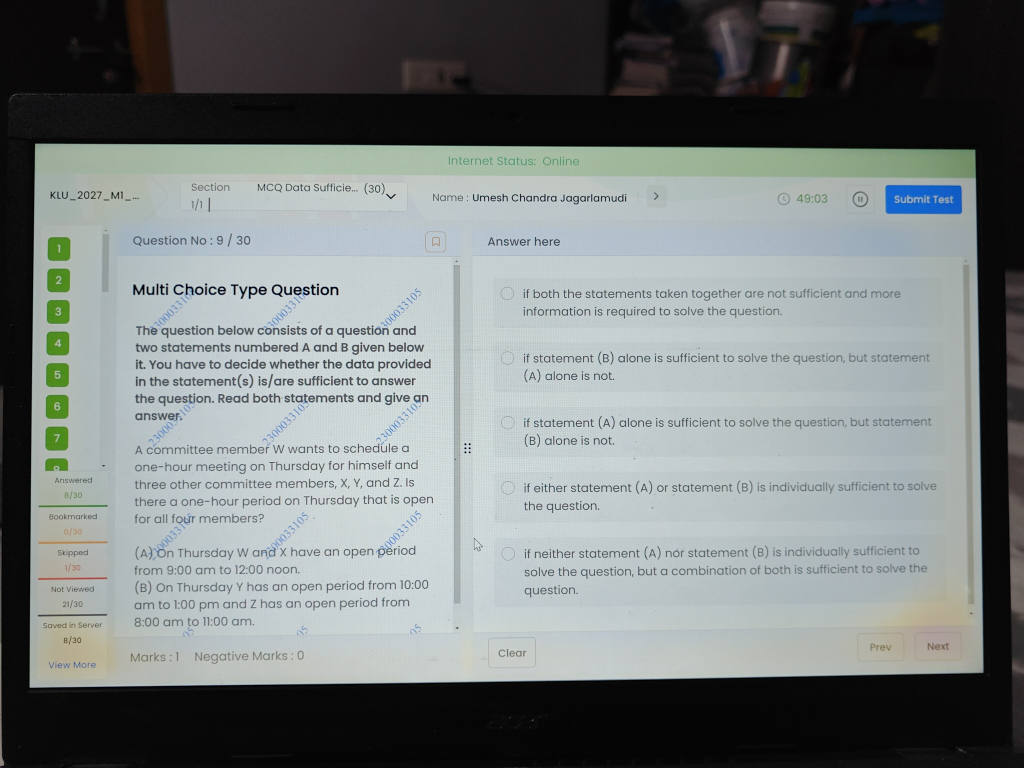
#> input picture datasets/calibration/answer-and-question-scroll/IMG20260326002239.jpg, 4096 x 3072 px (shown at 1/4 size)
$ python -i coordinate_solver.py   (imports and definitions only)
#> lines starting #> are read from the running program, lines starting #| are printed output that depends on the picture; after the words box and inside, x2 and y2 are one past the last pixel; in counts of white or black regions, pixels touching at a corner belong together
### calibration/grid_mapper.py
"""
Grid mapper.

Manages the screen coordinate grid used for mapping
logical positions (A, B, C, D, NEXT, SCROLL) to pixel coordinates.

The grid map is generated during calibration and saved to grid_map.json.
It is loaded at runtime for deterministic coordinate conversion.
"""

import json
from pathlib import Path
from typing import Optional

from controller.config import GRID_MAP_PATH, CONFIG_DIR
from controller.utils.logger import get_logger

logger = get_logger("grid_mapper")


class GridMap:
    """
    Maps logical screen positions to pixel coordinates.

    Grid structure:
        resolution: (width, height) of the screen
        grid_size: (cols, rows) — e.g. 20x20
        positions: dict of name -> (grid_col, grid_row)
    """

    def __init__(self) -> None:
        self.resolution: tuple[int, int] = (1920, 1080)
        self.capture_resolution: tuple[int, int] = (1920, 1080)
        self.grid_size: tuple[int, int] = (20, 20)
        self.positions: dict[str, tuple[int, int]] = {}
        self.pixel_positions: dict[str, tuple[int, int]] = {}
        self.transform: dict[str, float] = {
            "scale_x": 1.0,
            "scale_y": 1.0,
            "offset_x": 0.0,
            "offset_y": 0.0,
        }

    @property
    def cell_width(self) -> float:
        return self.resolution[0] / max(1, self.grid_size[0])

    @property
    def cell_height(self) -> float:
        return self.resolution[1] / max(1, self.grid_size[1])

    # [94 lines left out: functions grid_to_pixel, get_pixel_for, capture_to_screen_pixel, save, load, create_default, not called in this run]

### controller/utils/logger.py
"""
Centralized logging for Simulato.

All modules obtain loggers via get_logger(name).
Logs are written to both console and the system log file.
Supports deterministic replay via structured log entries.
"""

import logging
import json
from datetime import datetime, timezone
from pathlib import Path
from typing import Any

from controller.config import LOG_FILE, LOG_FORMAT, LOG_DATE_FORMAT, LOGS_DIR


def _ensure_log_dir() -> None:
    LOGS_DIR.mkdir(parents=True, exist_ok=True)


def get_logger(name: str) -> logging.Logger:
    logger = logging.getLogger(f"simulato.{name}")
    if not logger.handlers:
        _ensure_log_dir()
        logger.setLevel(logging.DEBUG)

        file_handler = logging.FileHandler(LOG_FILE, encoding="utf-8")
        file_handler.setLevel(logging.DEBUG)
        file_handler.setFormatter(logging.Formatter(LOG_FORMAT, datefmt=LOG_DATE_FORMAT))

        console_handler = logging.StreamHandler()
        console_handler.setLevel(logging.INFO)
        console_handler.setFormatter(logging.Formatter(LOG_FORMAT, datefmt=LOG_DATE_FORMAT))

        logger.addHandler(file_handler)
        logger.addHandler(console_handler)

    return logger


class EventLogger:
    """
    Structured event logger for replay support.

    Writes one JSON line per event to a run-specific event log.
    Each entry contains all fields required for deterministic replay
    (Canonical Law 2 + Law 11).
    """

    # [15 lines left out: functions __init__, log_event, not called in this run]

### calibration/coordinate_solver.py
"""
Coordinate solver — automated calibration workflow.

Analyzes a captured screenshot of the exam interface to automatically
detect the positions of interactive elements (options A–D, NEXT button,
scroll areas) and build a grid_map.json.

Detection approach:
    1. Convert to grayscale + edge detection
    2. Find rectangular regions (option boxes) via contour detection
    3. Sort regions vertically to identify A, B, C, D
    4. Detect NEXT button region (bottom-right area)
    5. Map detected pixel centers to grid coordinates
"""

from pathlib import Path
from typing import Optional

import numpy as np

from calibration.grid_mapper import GridMap
from controller.utils.logger import get_logger

logger = get_logger("coordinate_solver")

# Minimum percentage of the capture image that the detected screen area
# should cover to be considered valid.  Prevents false positives from small
# bright patches.
_SCREEN_AREA_MIN_RATIO = 0.10


# [85 lines left out: function _detect_screen_bounds, not called in this run]


class CalibrationResult:
    def __init__(self, success: bool, grid_map: Optional[GridMap] = None, message: str = "") -> None:
        self.success = success
        self.grid_map = grid_map
        self.message = message


# [22 lines left out: function _pixel_to_grid, not called in this run]


def calibrate_from_screenshot(image_path: Path, resolution: tuple[int, int] = (1920, 1080)) -> CalibrationResult:
    """
    Analyze an exam screenshot and produce a calibrated GridMap.

    Args:
        image_path: Path to the calibration screenshot.
        resolution: Screen resolution (width, height).

    Returns:
        CalibrationResult with the generated GridMap or error details.
    """
#> called with resolution = (1920, 1080)
    try:
        import cv2
    except ImportError:
        return CalibrationResult(success=False, message="OpenCV required for calibration")

    img = cv2.imread(str(image_path))
#> img is the input picture: shape (3072, 4096, 3); mean B, G, R 126.9, 127.5, 121.4
    if img is None:
        return CalibrationResult(success=False, message=f"Cannot read image: {image_path}")

    h, w = img.shape[:2]
    logger.info("Calibration image: %dx%d", w, h)

    gray = cv2.cvtColor(img, cv2.COLOR_BGR2GRAY)
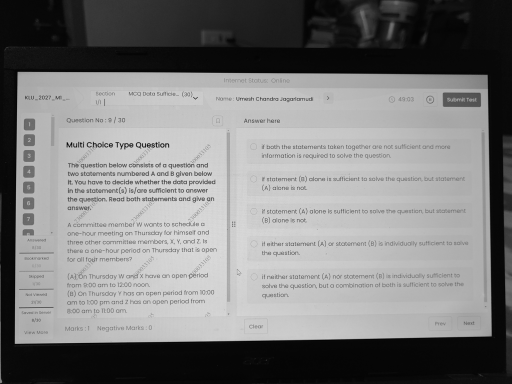
#> gray: shape (3072, 4096) (shown at 1/8 size); min 0, max 254, mean 125.6
    mean_intensity = float(gray.mean())
#> mean_intensity = 125.6
    if mean_intensity < 40.0:
        logger.warning(
            "Calibration image too dark (mean_intensity=%.2f) — likely no screen visible",
            mean_intensity,
        )
        return CalibrationResult(success=False, message="Calibration image too dark or no screen visible")

    blurred = cv2.GaussianBlur(gray, (5, 5), 0)
    edges = cv2.Canny(blurred, 30, 100)
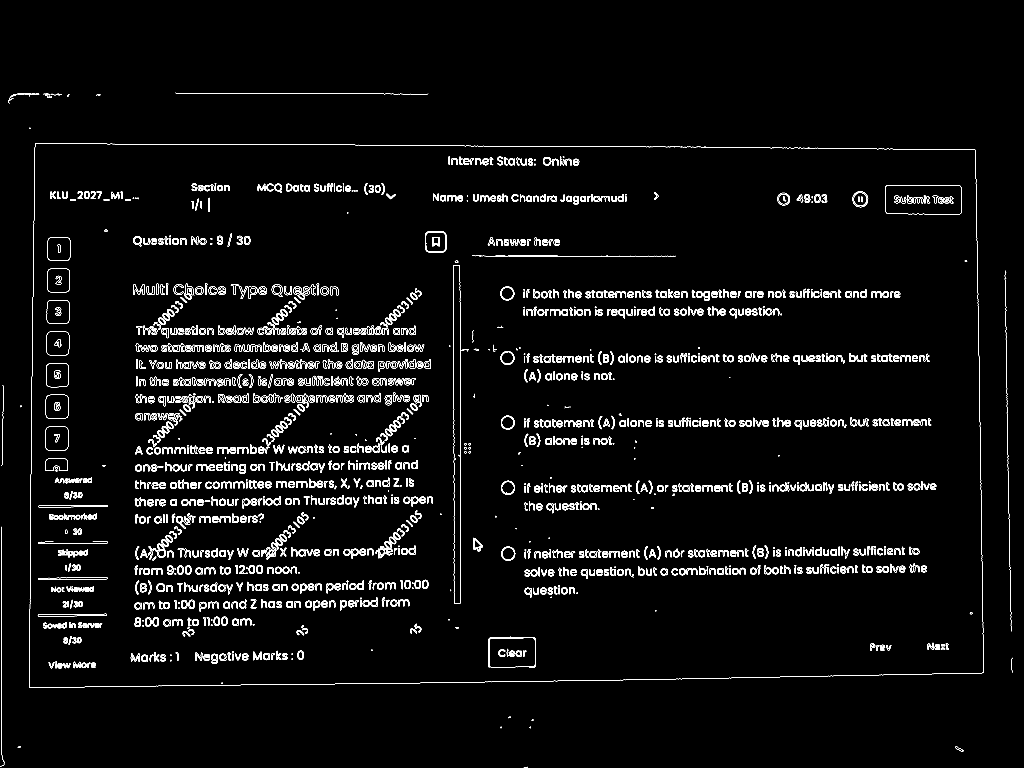
#> edges: shape (3072, 4096) (shown at 1/4 size); 1.7% white in thin lines or dots, all inside (x1, y1, x2, y2) = (0, 370, 4052, 3072)

    edge_ratio = float(np.count_nonzero(edges)) / float(w * h)
#> edge_ratio = 0.0172
    if edge_ratio < 0.001:
        logger.warning(
            "Calibration image has too few edges (edge_ratio=%.5f) — not a valid exam screen",
            edge_ratio,
        )
        return CalibrationResult(success=False, message="Calibration image lacks structure (no exam UI detected)")

    kernel = cv2.getStructuringElement(cv2.MORPH_RECT, (5, 5))
    closed = cv2.morphologyEx(edges, cv2.MORPH_CLOSE, kernel, iterations=2)
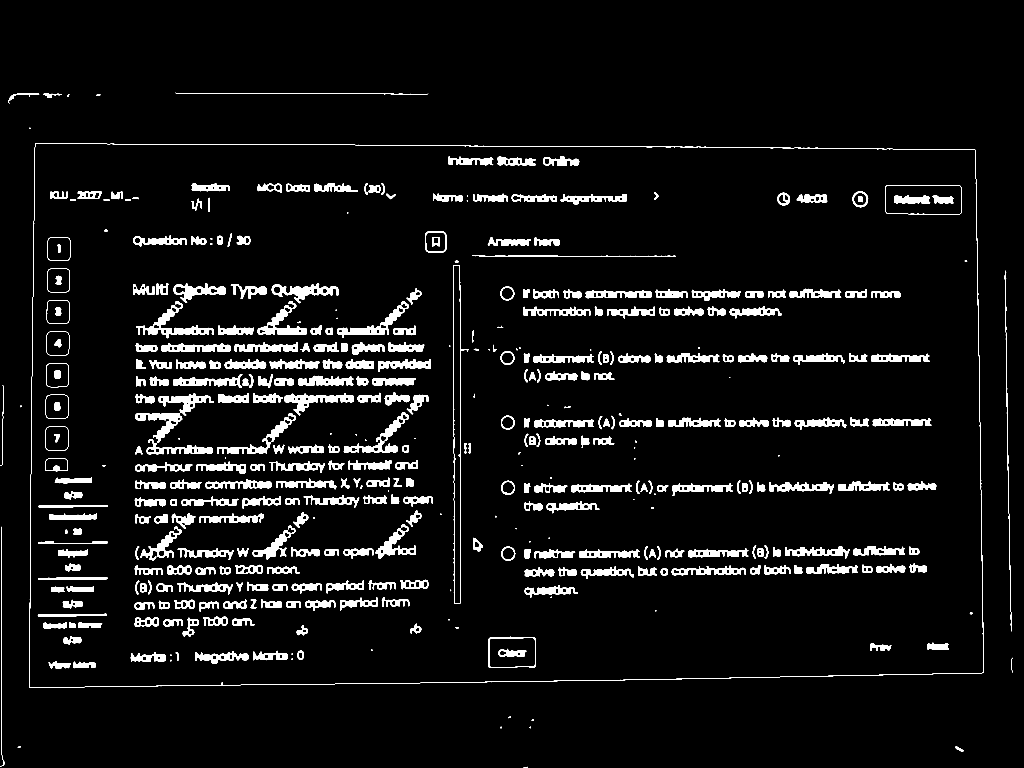
#> closed: shape (3072, 4096) (shown at 1/4 size); 5.3% white; 414 white regions (22 under 20 px)

    contours, _ = cv2.findContours(closed, cv2.RETR_EXTERNAL, cv2.CHAIN_APPROX_SIMPLE)
#> contours = 19 contours, 5 with area under 20; largest, box (x1, y1, x2, y2) and area: (118, 574, 3935, 2752) 8114468, (33, 374, 157, 414) 604, (4019, 1083, 4047, 2526) 560, (172, 374, 248, 392) 437, (701, 370, 1713, 378) 275
#> (the rest of the program and of its run is left out)
